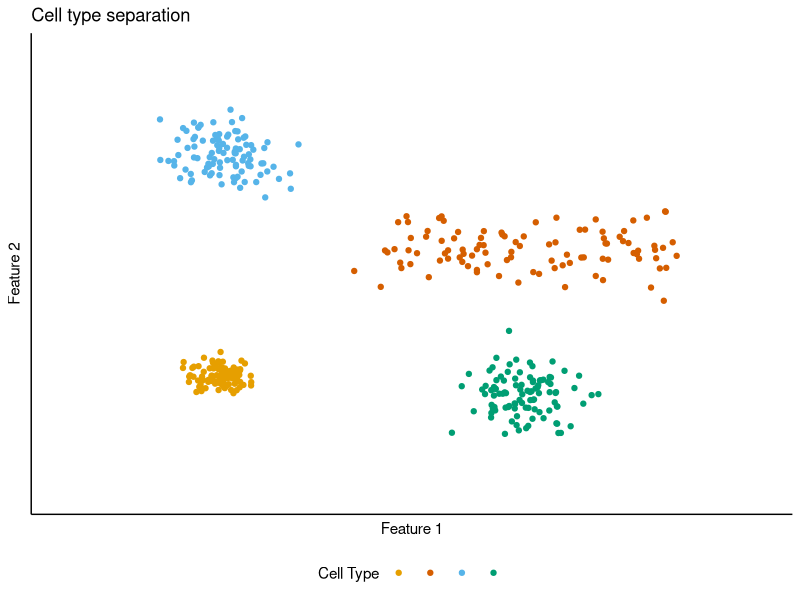
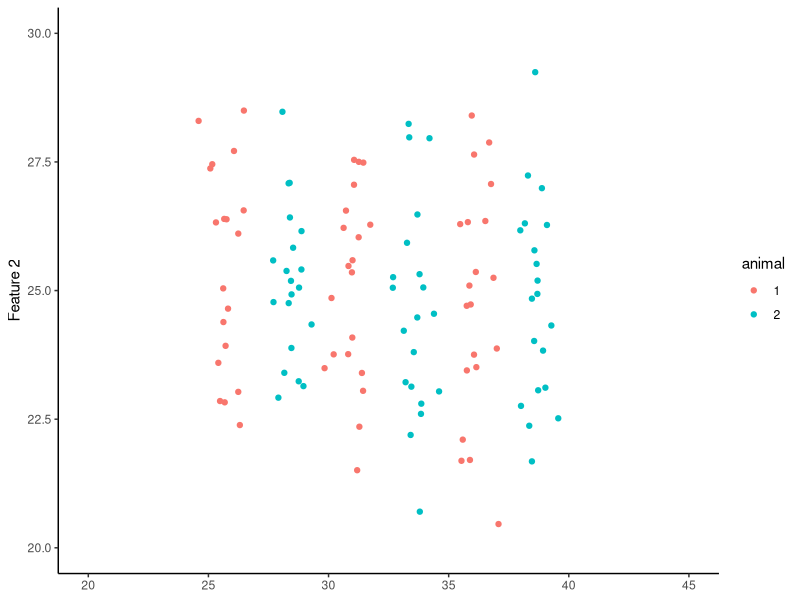
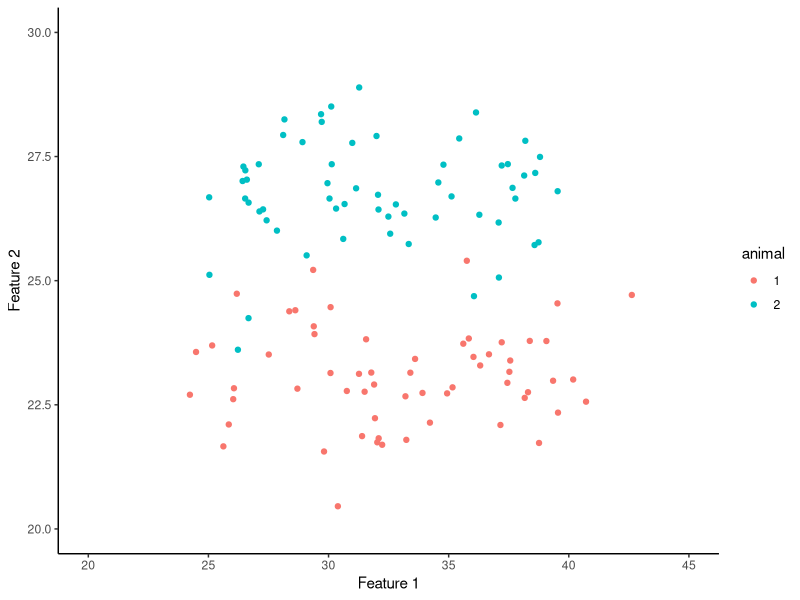
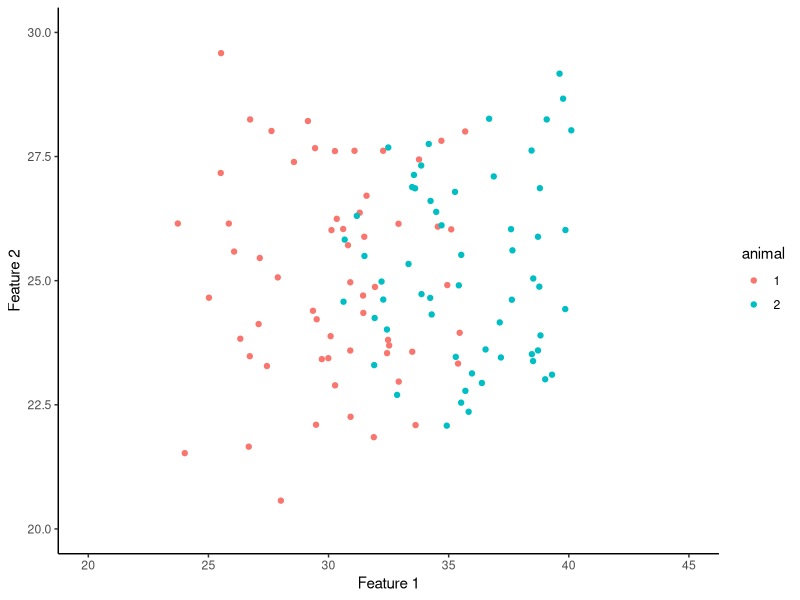
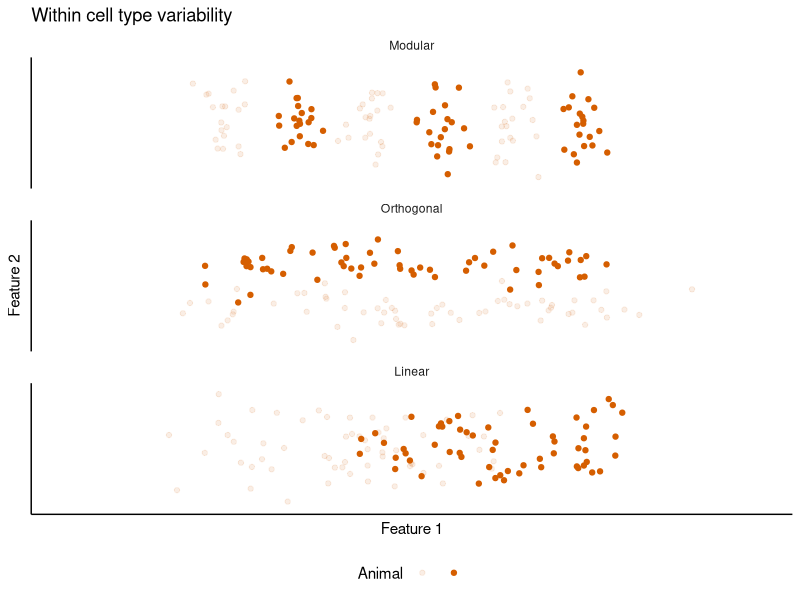

The R source for these figures, in order: (Note: this script raises an error after producing the figures.)
## ---- chunk 1
knitr::opts_chunk$set(echo = TRUE)

# Ensure access to libraries
library(tidyverse)
library(gridExtra)
## ---- chunk 2
numcells <- 100
Cell_A <- tibble(x = rnorm(numcells, 10, 1),
                       y = rnorm(numcells, 12, 1),
                       cell = "A")
Cell_B <- tibble(x = runif(numcells, min = 20, max = 40) + rnorm(numcells,0,1),
                       y = rnorm(numcells, 25, 2),
                       cell = "B")
Cell_C <- tibble(x = rnorm(numcells, 10, 2),
                       y = rnorm(numcells, 35, 2),
                       cell = "C")
Cell_D <- tibble(x = rnorm(numcells, 30, 2),
                       y = rnorm(numcells, 10, 2),
                       cell = "D")
 
CellFeatures <- bind_rows(Cell_A, Cell_B, Cell_C, Cell_D)
## ---- chunk 3
cbPalette <- c("#E69F00", "#D55E00", "#56B4E9", "#009E73")

CF_plot <- ggplot(CellFeatures, aes(x, y, colour = cell)) +
  geom_point() +
  xlim(0,45) +
  ylim(0,45) +
  labs(x = "Feature 1", y = "Feature 2", colour = "Cell Type", title = "Cell type separation") +
  scale_colour_manual(values=cbPalette) +
  theme_classic() +
  theme(legend.position = "bottom",
        axis.ticks = element_blank(),
        axis.text = element_blank(),
        legend.text = element_blank())

CF_plot
## ---- chunk 4
numcells <- 20
MF_A <- tibble(x = c(rnorm(numcells, 26, 0.5), rnorm(numcells, 31, 0.5), rnorm(numcells, 36, 0.5)),
                   y = rnorm(numcells*3, 25, 2),
                   animal = "1")
MF_B <- tibble(x = c(rnorm(numcells, 28.5, 0.5), rnorm(numcells, 33.5, 0.5), rnorm(numcells, 38.5, 0.5)),
                    y = rnorm(numcells*3, 25, 2),
                    animal = "2")
                   
ModularFeatures <- rbind(MF_A, MF_B)

MF_plot <- ggplot(ModularFeatures, aes(x, y, colour = animal)) +
  geom_point() +
  xlim(20,45) +
  ylim(20,30) +
  xlab("Feature 1") +
  ylab("Feature 2") +
  theme_classic() +
  theme(axis.title.x=element_blank())

MF_plot
## ---- chunk 5
numcells <- 60

OOF_A <- tibble(x = runif(numcells, min = 25, max = 40) + rnorm(numcells,0,1),
                y = rnorm(numcells, 23, 1),
                animal = "1")
OOF_B <- tibble(x = runif(numcells, min = 25, max = 40) + rnorm(numcells,0,1),
                y = rnorm(numcells, 27, 1),
                animal = "2")
     
OrthogOffsetFeatures <- rbind(OOF_A, OOF_B)

OOF_plot <- ggplot(OrthogOffsetFeatures, aes(x, y, colour = animal)) +
  geom_point() +
  xlim(20,45) +
  ylim(20,30) +
  xlab("Feature 1") +
  ylab("Feature 2") +
  theme_classic()

OOF_plot
## ---- chunk 6
numcells <- 60

LOF_A <- tibble(x = runif(numcells, min = 25, max = 35) + rnorm(numcells,0,1),
                y = rnorm(numcells, 25, 2),
                animal = "1")
LOF_B <- tibble(x = runif(numcells, min = 30, max = 40) + rnorm(numcells,0,1),
                y = rnorm(numcells, 25, 2),
                animal = "2")
LinearOffsetFeatures <- rbind(LOF_A, LOF_B)

LOF_plot <- ggplot(LinearOffsetFeatures, aes(x, y, colour = animal)) +
  geom_point() +
  xlim(20,45) +
  ylim(20,30) +
  xlab("Feature 1") +
  ylab("Feature 2") +
  theme_classic()

LOF_plot
## ---- chunk 7
ModularFeatures$scheme <- "modular"
OrthogOffsetFeatures$scheme <- "orthog"
LinearOffsetFeatures$scheme <- "linear"
IntraAnimal <- bind_rows(ModularFeatures, OrthogOffsetFeatures, LinearOffsetFeatures)
IntraAnimal$scheme <- as.factor(IntraAnimal$scheme)
IntraAnimal$scheme = factor(IntraAnimal$scheme, c("modular", "orthog","linear"))
labels_schemes <- c(modular = "Modular", orthog = "Orthogonal", linear = "Linear")

IntraAnimalPlot <- ggplot(IntraAnimal, aes(x, y, alpha = animal)) +
  geom_point(colour = cbPalette[2]) +
  xlim(20,45) +
  ylim(20,30) +
  labs(x = "Feature 1", y = "Feature 2", alpha = "Animal", title = "Within cell type variability") +
  facet_wrap(~scheme, nrow = 3, labeller = labeller(scheme = labels_schemes)) +
  theme_classic() +
  theme(strip.background = element_blank(),
        axis.ticks = element_blank(),
        axis.text = element_blank()) +
  scale_alpha_discrete(range=c(0.1,1)) +
  theme(legend.position = "bottom",
        legend.text = element_blank())

IntraAnimalPlot
  
## ---- chunk 8
ConceptFigure <- ggdraw() +
  draw_plot(CF_plot, x =0.02, y = 0, width = 0.45, height = 1) +
  draw_plot(IntraAnimalPlot, x = 0.52, y = 0, width = 0.45, height = 1) +
  draw_plot_label(label = c("A", "B"), size = 15,
                  x = c(0, 0.5), y = c(1, 1))

ConceptFigure
## ---- chunk 9
ggsave("Figures/Concept_figure.png", plot = ConceptFigure, width = 160, height = 100, units = "mm")
## ---- chunk 10
results_sim <- tibble(dvloc = c(seq(0, 1, length.out = 40), seq(0, 1, length.out = 40)),
                      feat_1 = c(rnorm(80, 0, 0.1)),
                      feat_2 = c(rnorm(40, 0.3, 0.1), rnorm(40, 0.7, 0.1)),
                      cellid = c(rep("a", 40), rep("b", 40)))
results_sim$feat_1[1:40] <- results_sim$feat_1[41:80] + results_sim$dvloc[1:40]
results_sim$feat_1[41:80] <- results_sim$feat_1[41:80] + results_sim$dvloc[41:80] * 1.2 + 0.4
## ---- chunk 11
sum_feat <- ggplot(results_sim, aes(feat_1, feat_2, colour = cellid)) +
  geom_point() +
  xlim(-0.2, 1.8) +
  ylim(-0.2,1.2) +
  labs(x = "Feature 1", y = "Feature 2", colour = "Animal ID") +
  theme_classic() +
  theme(strip.background = element_blank(),
        axis.ticks = element_blank(),
        axis.text = element_blank(),
        legend.position = "bottom")

sum_feat1 <- ggplot(results_sim, aes(dvloc, feat_1, colour = cellid)) +
  geom_point()  +
  xlim(-0.2, 1.2) +
  ylim(-0.4, 2) +
  labs(x = "DV location", y = "Feature 1", colour = "Animal ID") +
  theme_classic() +
  theme(strip.background = element_blank(),
        axis.ticks = element_blank(),
        axis.text = element_blank(),
        legend.position = "bottom")

sum_feat2 <- ggplot(results_sim, aes(dvloc, feat_2, colour = cellid)) +
  geom_point()  +
  xlim(-0.2, 1.2) +
  ylim(-0.2,1.2)+
  labs(x = "DV location", y = "Feature 2", colour = "Animal ID") +
  theme_classic() +
  theme(strip.background = element_blank(),
        axis.ticks = element_blank(),
        axis.text = element_blank(),
        legend.position = "bottom")

sum_feat
sum_feat1
sum_feat2
## ---- chunk 12
SummaryFigure <- grid.arrange(sum_feat, sum_feat1, sum_feat2,
             ncol = 5,
             widths = c(1, 0.1, 1, 0.1, 1),
             layout_matrix = rbind(c(1, NA, 2, NA, 3)))

SummaryFigure

ggsave("Figures/SummaryFigure.png", SummaryFigure, width = 140, height = 60, units = "mm")
